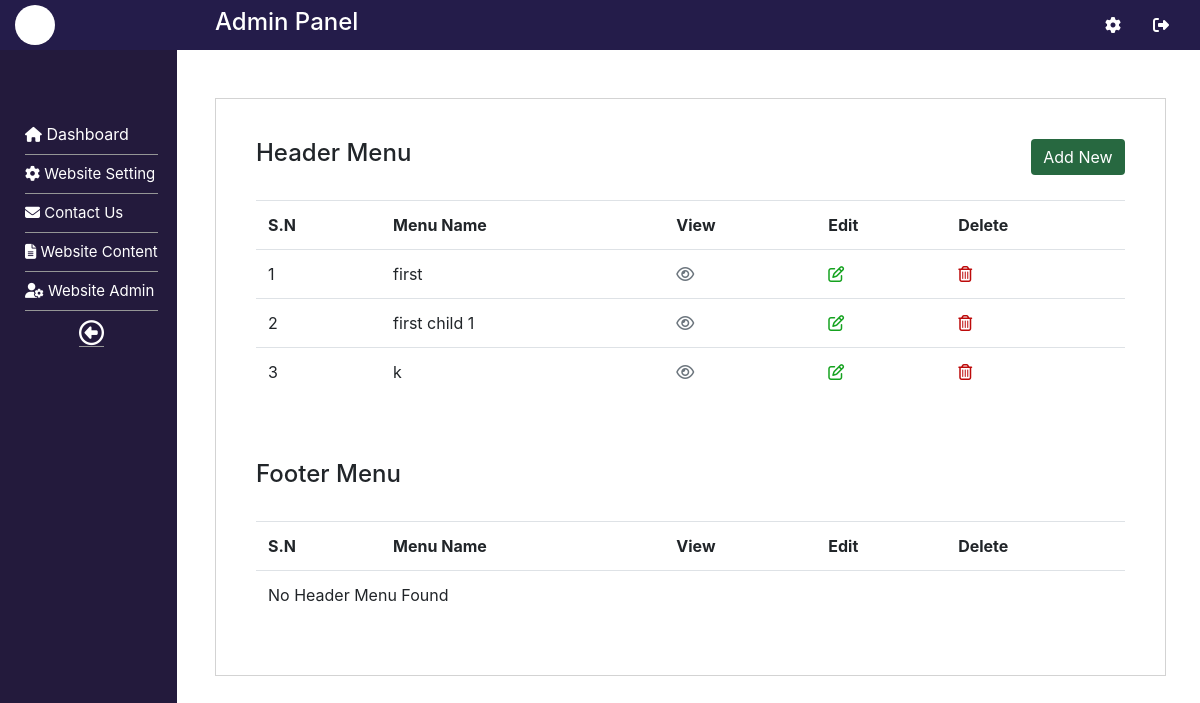
Screenshot of /admin/dashboard.php?cat=website-setting&subcat=website-menu (signed in) with the database file from the repository.
### tables this page shows
CREATE TABLE `categories` (
  `id` int(10) NOT NULL,
  `parent_id` int(10) DEFAULT 0,
  `category_name` varchar(255) NOT NULL,
  `menu_link` varchar(255) NOT NULL,
  `header_menu` int(10) NOT NULL,
  `footer_menu` int(10) NOT NULL,
  `description` text NOT NULL
);

### admin/website-setting/website-menu.php (the view, shortened to what this page needs)
<br><br>
<div class="content-box">
<?php
if($_GET['subcat']=='add-website-menu'){
?>
<?php
if(!empty($_GET['edit'])){
   $editId= $_GET['edit'];
   $query="SELECT id, menu_link,header_menu, footer_menu, description, category_name FROM categories WHERE id=$editId";
   $res= $conn->query($query);
   $catD=$res->fetch_assoc();
   $catName=$catD['category_name'];
   $catDesc=$catD['description'];
   $menuLink=$catD['menu_link'];
   $upId=$catD['id'];
   $idAttr="updateForm";
}else{
  $menuLink='';
  $catName='';
   $catDesc='';
   $upId='';
   $editId='';
    $idAttr="adminForm";
}
?>
  <div class="row">
    <div class="col">
      <h4>Website Menu</h4>
    </div>
    <div class="col text-right">
      <a href="dashboard.php?cat=website-setting&subcat=website-menu" class="btn btn-secondary content-link"> View</a>
    </div>
  </div>
  <br>
<form method="post" id="<?php echo $idAttr; ?>" name="categories" rel="<?php echo $upId; ?>">
<div class="row">
  <div class="col">
    <div class="form-group">
      <input type="checkbox" checked value="1" name="header_menu"> Header Menu
    </div>
  </div>
  <div class="col">
    <div class="form-group">
      <input type="checkbox" value="1" name="footer_menu"> Footer Menu
    </div>
  </div>
</div>
  <div class="row">
     <div class="col">
        <div class="form-group">
<label> category</label>
<select name="parent_id" class="form-control">
  <option value="0">No Parent Category</option>
 <?php
  foreach ($catData as $cat) {
 ?>
<option value="<?php echo $cat['id']; ?>"><?php echo $cat['category_name']; ?></option>
 <?php
 if( ! empty($cat['nested_categories'])){
     echo display_option($cat['nested_categories'], '__');
 }
}
 ?>
</select>
</div>
     </div>
        <div class="col">
      <div class="form-group">
<label>Menu Link</label>
<input type="text" placeholder="Enter Menu Link" name="menu_link" value="<?php echo $menuLink; ?>" required class="form-control">
</div>
     </div>
     <div class="col">
      <div class="form-group">
<label>Subcategory Category</label>
<input type="text" placeholder="Enter Full Name" name="category_name" value="<?php echo $catName; ?>" required class="form-control">
</div>
     </div>
  </div>
   <div class="row">
    <div class="col">
<div class="form-group">
<label>Description</label>
<textarea placeholder="Description" name="description" required class="form-control">
  <?php
   echo $catDesc;
  ?>
</textarea>
</div>
<div class="form-group">
<button type="submit" class="btn btn-secondary">Save</button>
</div>
</div>
</div>
</form>
<?php
}else{
  ?>
  <div class="row">
    <div class="col">
      <h4>Header Menu</h4>
    </div>
    <div class="col text-right">
      <a href="dashboard.php?cat=website-setting&subcat=add-website-menu" class="btn btn-secondary content-link"> Add New</a>
    </div>
  </div>
  <br>
  <div class="row">
    <div class="col">
  <div class="table-responsive">
    <table class="table">
      <tr>
        <th>S.N</th>
        <th>Menu Name</th>
        <th>View</th>
        <th>Edit</th>
        <th>Delete</th>
      </tr>
      <?php
      $sql1="SELECT * FROM categories WHERE header_menu=1 AND parent_id=0";
      $res1= $conn->query($sql1);
      if($res1->num_rows>0)
      {
        $i=1;
       while($arr1=$res1->fetch_assoc())
       {
      ?>
      <tr>
        <td><?php echo $i; ?></td>
        <td><?php echo $arr1['category_name']; ?></td>
        <td><a  href="dashboard.php?cat=website-setting&subcat=website-menu&view=<?php echo $arr1['id']; ?>" class="text-secondary content-link"><i class='far fa-eye'></i></a></td>
        <td><a href="dashboard.php?cat=website-setting&subcat=add-website-menu&edit=<?php echo $arr1['id']; ?>" class="text-success content-link"><i class=' far fa-edit'></i></a></td>
        <td><a href="javascript:void(0)" class="text-danger delete" menu="header_menu" name="categories" id="<?php echo $arr1['id']; ?>"><i class='far fa-trash-alt'></i></a></td>
      </tr>
      <?php $i++;}}else{?>
        <tr><td colspan="5">No Header Menu Found</td></tr>
      <?php }?>
    </table>
  </div>
</div>
</div>
<br><br>
  <div class="row">
    <div class="col">
      <h4>Footer Menu</h4>
    </div>
    <div class="col text-right">
    </div>
  </div>
 <br>
  <div class="row">
    <div class="col">
  <div class="table-responsive">
    <table class="table">
      <tr>
        <th>S.N</th>
        <th>Menu Name</th>
        <th>View</th>
        <th>Edit</th>
        <th>Delete</th>
      </tr>
      <?php
      $sql1="SELECT id, category_name FROM categories WHERE footer_menu=1 AND parent_id=0";
      $res1= $conn->query($sql1);
      if($res1->num_rows>0)
      {
        $i=1;
       while($arr1=$res1->fetch_assoc())
       {
      ?>
      <tr>
        <td><?php echo $i; ?></td>
        <td><?php echo $arr1['category_name']; ?></td>
        <td><a  href="dashboard.php?cat=website-setting&subcat=website-menu&view=<?php echo $arr1['id']; ?>" class="text-secondary content-link"><i class='far fa-eye'></i></a></td>
        <td><a href="dashboard.php?cat=website-setting&subcat=add-website-menu&edit=<?php echo $arr1['id']; ?>" class="text-success content-link"><i class=' far fa-edit'></i></a></td>
        <td><a href="javascript:void(0)" class="text-danger delete" menu="header_menu" name="categories" id="<?php echo $arr1['id']; ?>"><i class='far fa-trash-alt'></i></a></td>
      </tr>
      <?php $i++;}}else{?>
        <tr><td colspan="5">No Header Menu Found</td></tr>
      <?php }?>
    </table>
  </div>
</div>
</div>
  <?php
}
?>
</div>

### admin/assets/css/style.css (style rules this page uses)
.content-box { width: 98%; border: 1px solid lightgray; padding: 40px; }

### rows the page displays
categories: category_name "first"
categories: category_name "first child 1"
categories: category_name "k"
